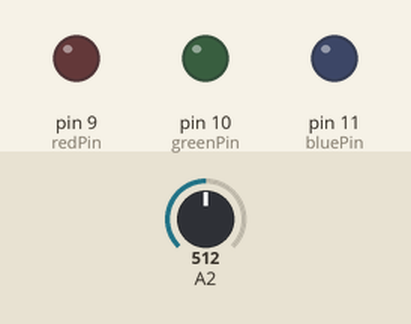
Bench run of a sketch on a simulated Arduino Uno, built with avr-gcc and run on an emulated ATmega328P. Shown: output pins drawn as LEDs (lit = HIGH). The inputs (shaded band) are chosen by the test bench; at power-on: A2 = 512. What the sketch prints to the serial monitor is not drawn.

Above: at 7.6 s.
7.7 s: A2 set to 122
At 10.1 s:
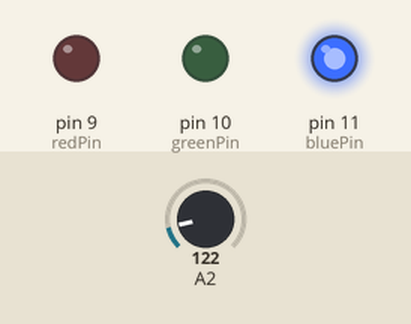
15.4 s: A2 set to 511
23.1 s: A2 set to 900
Timing chart, 0 to 31.1 s (numbered marks = the images above; inputs shaded):
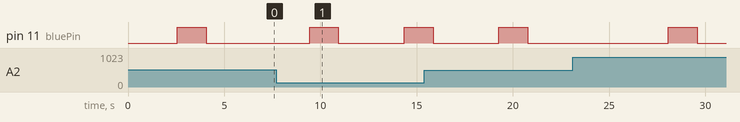

The sketch:

led_delay_pot.ino
```cpp
const int redPin = 9;
const int greenPin = 10;
const int bluePin = 11;
const int tempPin = A0;
void setup() {
  pinMode(redPin, OUTPUT);
  pinMode(greenPin, OUTPUT);
  pinMode(bluePin, OUTPUT);
  Serial.begin(9600);
}


void loop() {


  int rawValue = analogRead(A2);
  Serial.println(rawValue * 10);
  delay(rawValue * 10 / 2);
  digitalWrite(bluePin, HIGH);
  delay(1500);
  digitalWrite(bluePin, LOW);
  delay(rawValue * 10 / 2 + 250);


}
```
